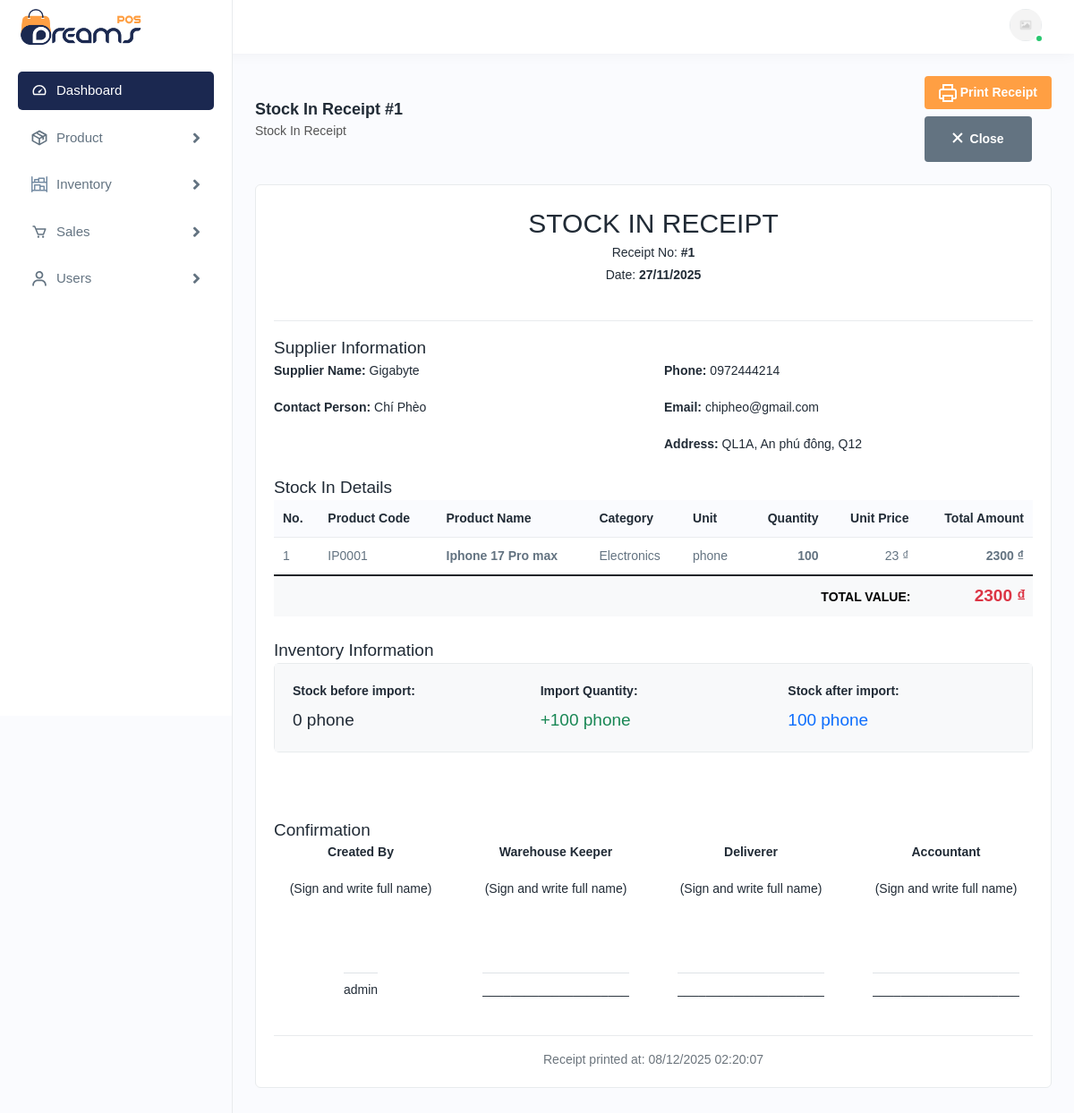
The app's page /inventory/stock-in/1/print/ (signed in) with its own data.
### apps/inventory/models.py (models this page shows, shortened)
class StockIn(models.Model):
    product = models.ForeignKey(Product, on_delete=models.CASCADE)
    supplier = models.ForeignKey(Supplier, on_delete=models.CASCADE)
    quantity = models.IntegerField(default=0)
    updated_quantity = models.IntegerField(default=0)
    unit_price = models.DecimalField(max_digits=20, decimal_places=2)
    total_cost = models.DecimalField(max_digits=24, decimal_places=2, editable=False)
    note=models.TextField(blank=True, verbose_name='NOte')
    approved_by = models.ForeignKey(AUTH_USER_MODEL, on_delete=models.SET_NULL, null=True,
                                    related_name='approved_stockins')
    created_by = models.ForeignKey(AUTH_USER_MODEL, on_delete=models.SET_NULL, null=True, verbose_name='Created By')
    created_at = models.DateTimeField(auto_now_add=True)
    update_at = models.DateTimeField(auto_now=True)
    is_disable = models.BooleanField(default=False)

### apps/catalog/models.py (models this page shows, shortened)
class Supplier(models.Model):
    name = models.CharField(max_length=200)
    contact_person = models.CharField(max_length=100)
    phone = models.CharField(max_length=20)
    email = models.EmailField(max_length=50)
    address = models.TextField(max_length=200)
    created_at = models.DateTimeField(auto_now_add=True)
    is_active = models.BooleanField(default=True)

class Product(models.Model):
    product_id = models.CharField(max_length=20, unique=True)
    name = models.CharField(max_length=200)
    category = models.ForeignKey(Category, on_delete=models.PROTECT)
    description = models.TextField(null=True, blank=True)
    unit = models.CharField(max_length=10)
    price = models.DecimalField(max_digits=20, decimal_places=2)
    image = models.ImageField(upload_to='product/', null=True, blank=True)
    is_active = models.BooleanField(default=True)
    created_at = models.DateTimeField(auto_now_add=True)

class Category(models.Model):
    category_id = models.CharField(max_length=20,unique=True)
    name = models.CharField(max_length=100)
    description = models.TextField(null=True, blank=True)
    created_at = models.DateTimeField(auto_now_add=True)
    is_active = models.BooleanField(default=True)

### apps/authentication/models.py (models this page shows, shortened)
class User(AbstractUser):
    role_choices = [
        ('admin', 'admin'),
        ('warehouse', 'warehouse'),
        ('sales','sales'),
    ]
    role =  models.CharField(max_length=20,choices=role_choices,default='sales')
    phone = models.CharField(max_length=20)
    avatar = models.ImageField(upload_to='assets/img/avatars/',blank=True,null=True)
    @property
    def full_name(self):
        if self.first_name or self.last_name:
            return f"{self.first_name} {self.last_name}".strip()
        return self.username

### apps/inventory/views.py (the view)
# urls.py: path('stock-in/<int:id>/print/', views.print_stock_in, name='print_stock_in'),
@login_required
@user_role(['admin', 'warehouse'])
def print_stock_in(request, id):
    stock_in = get_object_or_404(
        StockIn.objects.select_related(
            'product', 'product__category', 'supplier', 'created_by'
        ),
        id=id
    )
    context = {
        'stock_in': stock_in,
        'old_qty': stock_in.updated_quantity - stock_in.quantity,
        'print_date': datetime.now(),
        'company_name': 'DREAM POS COMPANY',
        'company_address': 'An Phu Dong 10, District 12, Ho Chi Minh City, Vietnam',
        'company_phone': '090123123',
    }
    return render(request, 'inventory/stock-in-print.html', context)

### apps/authentication/views.py (called while the page is built)
def user_role(allowed_roles=[]):
    def decorator(view_func):
        @wraps(view_func)
        def wrapper(request, *args, **kwargs):
            if not request.user.is_authenticated:
                return redirect('user_login')
            user_role = request.user.role
            if user_role not in allowed_roles and not request.user.is_superuser:
                messages.error(request, 'You do not have permission to access this feature!')
                return redirect('dashboard')
            return view_func(request, *args, **kwargs)
        return wrapper
    return decorator

### templates/inventory/stock-in-print.html (shortened to what this page needs)
{% extends "layout.html" %}
{% load static %}
{% block content %}
<div class="page-wrapper">
<div class="content">
<div class="page-header">
<div class="page-title">
<h4>Stock In Receipt #{{ stock_in.id }}</h4>
<h6>Stock In Receipt</h6>
</div>
<div class="page-btn">
<a href="javascript:void(0);" class="btn btn-added mb-2" onclick="window.print()">
<img src="{% static 'assets/img/icons/printer.svg' %}" alt="img" class="me-1">
Print Receipt
</a>
<a href="{% url 'stock_in_detail' stock_in.id %}" class="btn btn-cancel">
<img src="{% static 'assets/img/icons/closes.svg' %}" alt="img" class="me-1">
Close
</a>
</div>
</div>
<div class="card">
<div class="card-body">
<div class="invoice-box">
<div class="row">
<div class="col-lg-12">
<div class="invoice-header text-center mb-4">
    <h2 class="text-uppercase">STOCK IN RECEIPT</h2>
    <p class="mb-1">Receipt No: <strong>#{{ stock_in.id }}</strong></p>
    <p>Date: <strong>{{ stock_in.created_at|date:"d/m/Y" }}</strong></p>
</div>
</div>
</div>
<hr>
<div class="row mb-4">
<div class="col-lg-12">
<h5 class="form-title"><span>Supplier Information</span></h5>
</div>
<div class="col-lg-6">
<div class="invoice-to">
    <p><strong>Supplier Name:</strong> {{ stock_in.supplier.name }}</p>
    <p><strong>Contact Person:</strong> {{ stock_in.supplier.contact_person }}</p>
</div>
</div>
<div class="col-lg-6">
<div class="invoice-to">
    <p><strong>Phone:</strong> {{ stock_in.supplier.phone }}</p>
    <p><strong>Email:</strong> {{ stock_in.supplier.email }}</p>
    <p><strong>Address:</strong> {{ stock_in.supplier.address }}</p>
</div>
</div>
</div>
<div class="row mb-4">
<div class="col-lg-12">
<h5 class="form-title"><span>Stock In Details</span></h5>
</div>
<div class="col-lg-12">
<div class="table-responsive">
    <table class="table table-bordered">
        <thead>
            <tr>
                <th>No.</th>
                <th>Product Code</th>
                <th>Product Name</th>
                <th>Category</th>
                <th>Unit</th>
                <th class="text-end">Quantity</th>
                <th class="text-end">Unit Price</th>
                <th class="text-end">Total Amount</th>
            </tr>
        </thead>
        <tbody>
            <tr>
                <td>1</td>
                <td>{{ stock_in.product.product_id }}</td>
                <td>
                    <strong>{{ stock_in.product.name }}</strong>
                </td>
                <td>{{ stock_in.product.category.name }}</td>
                <td>{{ stock_in.product.unit }}</td>
                <td class="text-end"><strong>{{ stock_in.quantity }}</strong></td>
                <td class="text-end">{{ stock_in.unit_price|floatformat:0 }} ₫</td>
                <td class="text-end"><strong>{{ stock_in.total_cost|floatformat:0 }} ₫</strong></td>
            </tr>
        </tbody>
        <tfoot>
            <tr class="table-light">
                <td colspan="7" class="text-end"><strong>TOTAL VALUE:</strong></td>
                <td class="text-end">
                    <h5 class="text-danger mb-0"><strong>{{ stock_in.total_cost|floatformat:0 }} ₫</strong></h5>
                </td>
            </tr>
        </tfoot>
    </table>
</div>
</div>
</div>
<div class="row mb-4">
<div class="col-lg-12">
<h5 class="form-title"><span>Inventory Information</span></h5>
</div>
<div class="col-lg-12">
<div class="card">
    <div class="card-body bg-light">
        <div class="row">
            <div class="col-md-4">
                <p class="mb-2"><strong>Stock before import:</strong></p>
                <h5>{{ old_qty }} {{ stock_in.product.unit }}</h5>
            </div>
            <div class="col-md-4">
                <p class="mb-2"><strong>Import Quantity:</strong></p>
                <h5 class="text-success">+{{ stock_in.quantity }} {{ stock_in.product.unit }}</h5>
            </div>
            <div class="col-md-4">
                <p class="mb-2"><strong>Stock after import:</strong></p>
                <h5 class="text-primary">{{ stock_in.updated_quantity }} {{ stock_in.product.unit }}</h5>
            </div>
        </div>
    </div>
</div>
</div>
</div>
<div class="row mt-5">
<div class="col-lg-12">
<h5 class="form-title"><span>Confirmation</span></h5>
</div>
<div class="col-lg-3 col-sm-6 text-center">
<p><strong>Created By</strong></p>
<p><em>(Sign and write full name)</em></p>
<br><br><br>
<p class="border-top pt-2 d-inline-block">{{ stock_in.created_by.get_full_name|default:stock_in.created_by.username }}</p>
</div>
<div class="col-lg-3 col-sm-6 text-center">
<p><strong>Warehouse Keeper</strong></p>
<p><em>(Sign and write full name)</em></p>
<br><br><br>
<p class="border-top pt-2 d-inline-block">_____________________</p>
</div>
<div class="col-lg-3 col-sm-6 text-center">
<p><strong>Deliverer</strong></p>
<p><em>(Sign and write full name)</em></p>
<br><br><br>
<p class="border-top pt-2 d-inline-block">_____________________</p>
</div>
<div class="col-lg-3 col-sm-6 text-center">
<p><strong>Accountant</strong></p>
<p><em>(Sign and write full name)</em></p>
<br><br><br>
<p class="border-top pt-2 d-inline-block">_____________________</p>
</div>
</div>
<div class="row mt-4">
<div class="col-lg-12 text-center">
<hr>
<p class="text-muted"><small>Receipt printed at: {{ print_date|date:"d/m/Y H:i:s" }}</small></p>
</div>
</div>
</div>
</div>
</div>
</div>
</div>
{% endblock %}

### records on screen
StockIn: id "1", created_at "27/11/2025", supplier.name "Gigabyte", supplier.contact_person "Chí Phèo", supplier.phone "0972444214", supplier.email "chipheo@gmail.com", supplier.address "QL1A, An phú đông, Q12", product.product_id "IP0001", product.name "Iphone 17 Pro max", product.category.name "Electronics", product.unit "phone", quantity "100", unit_price "23", total_cost "2300", updated_quantity "100", created_by.get_full_name "admin"

### other values on screen
{{ old_qty }} "0"
